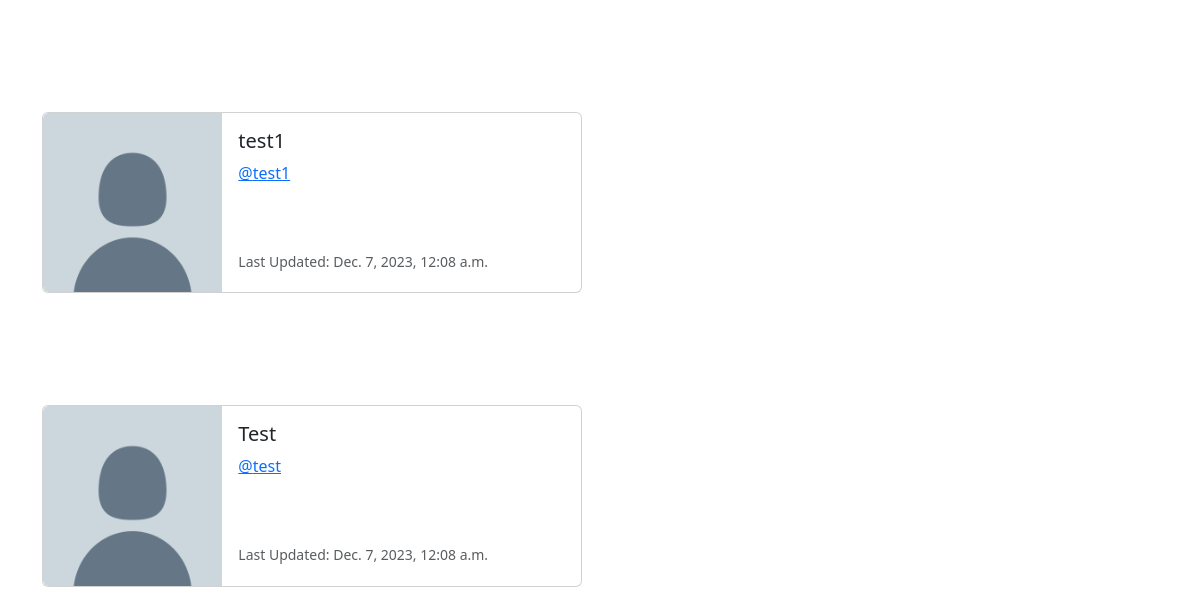
Page /profile_list (signed in, lower part) on the earlier database version.
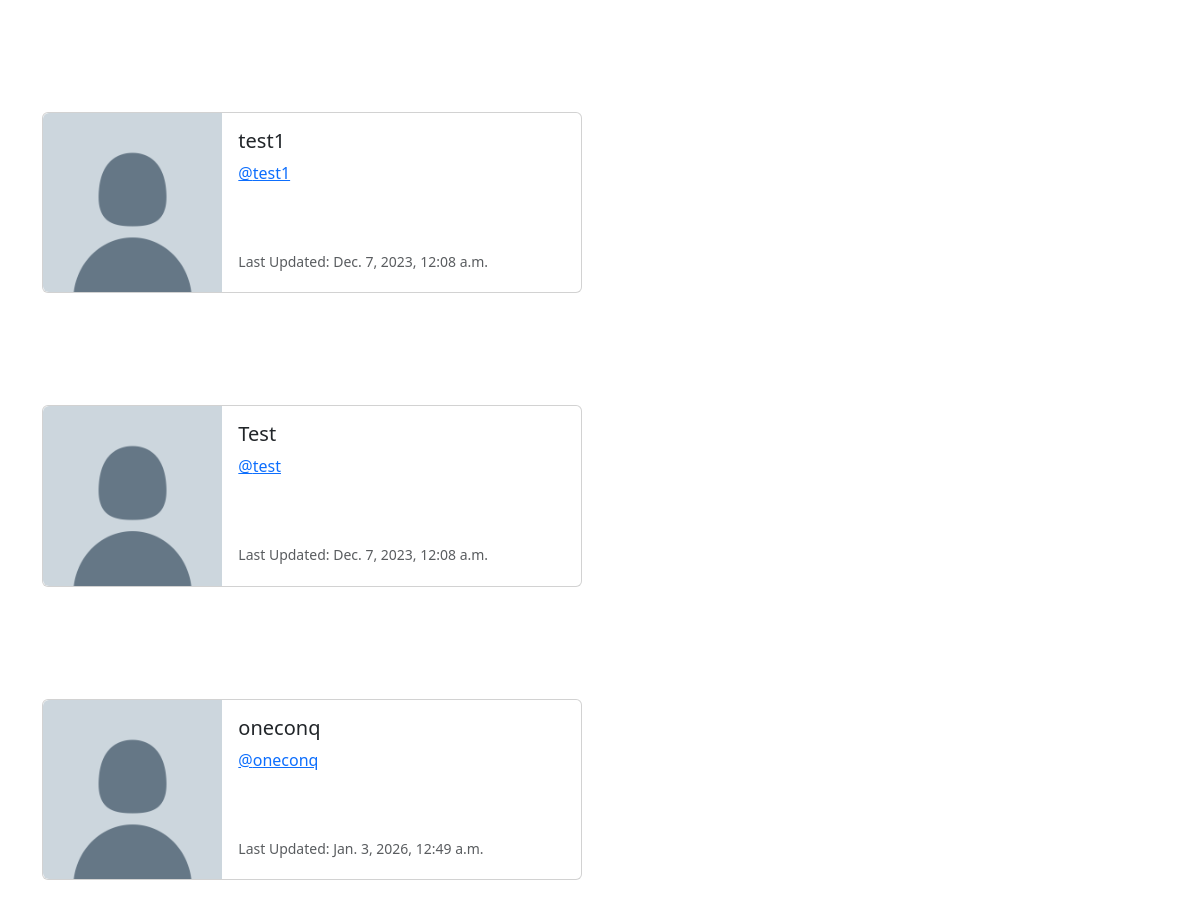
Same page on the later database version.
### musker/models.py (models this page shows, shortened)
class Profile(models.Model):
    user = models.OneToOneField(User, on_delete=models.CASCADE)
    follows = models.ManyToManyField("self", related_name="followed_by", symmetrical=False, blank=True)
    date_modified= models.DateTimeField(auto_now=True)
    profile_image= models.ImageField(null=True, blank=True, upload_to="images/")
    profile_bio = models.CharField(null=True, blank=True, max_length=500)
    homepage_link= models.CharField(null=True, blank=True, max_length=500)
    facebook_link = models.CharField(null=True, blank=True, max_length=500)
    instagram_link = models.CharField(null=True, blank=True, max_length=500)
    linkedin_link = models.CharField(null=True, blank=True, max_length=500)

### musker/views.py (the view)
# urls.py: path('profile_list',views.profile_list, name='profile_list'),
def profile_list(request):
    if request.user.is_authenticated:
        profiles = Profile.objects.exclude(user=request.user)
        return render(request, 'profile_list.html', {"profiles":profiles})
    else:
        messages.success(request,("You must be Logged In To View This Page"))
    return redirect('home')

### musker/templates/profile_list.html (shortened to what this page needs)
{% extends "base.html" %}
{% load static %}
{% block content %}
<br/>
{% if profiles%}
{% for profile in profiles%}
<div class="card mb-3" style="max-width: 540px;">
    <div class="row g-0">
      <div class="col-md-4">
        {% if profile.profile_image %}
        <img src="{{profile.profile_image.url}}" width=200 height=200 class="img-fluid rounded-start" alt="{{profile.user.username}}">
            {% else %}
        <img src="{% static 'images/twitter-avi-gender-balanced-figure.png' %}" class="img-fluid rounded-start" alt="Profile Picture">
        {% endif %}
      </div>
      <div class="col-md-8">
        <div class="card-body">
          <h5 class="card-title">{{profile.user.username}}</h5>
          <p class="card-text"><a href="{% url 'profile' profile.user.id %}">@{{profile.user.username |lower}}</p></a>
          <br/><br/>
          <p class="card-text"><small class="text-body-secondary">Last Updated: {{profile.date_modified}}</small></p>
        </div>
      </div>
    </div>
  </div>
  <br/><br/>
<br/> <br/>
{% endfor %}
{% endif %}
{% endblock  %}

Differences in the rows shown:
added Profile: user.username "oneconq", date_modified "Jan. 3, 2026, 12:49 a.m."
